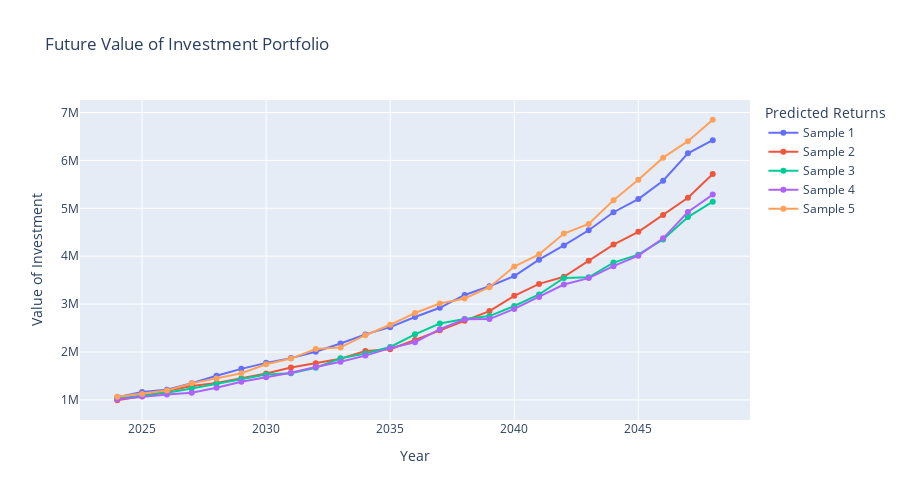

The code cell stored with this chart in its notebook:
### Code cell
#enter the investor type (aggressive, moderate, conservative or nervous), the initial investment, and the number of years to forecast
forecast_values = retirement_forecast(moderate,950000,25)

#create a plot of the future values of the investment
fig = px.line(forecast_values.iloc[:, :5], title=f'Future Value of Investment Portfolio',
            #name the key for the legend
            labels={'value':'Value of Investment', 'Year':'Year'},
            width=900, height=500, markers=True)
fig.update_layout(
    legend_title="Predicted Returns",
    hoverlabel=dict(
        bgcolor="white")
    )
fig.show()
#print the highest and lowest investment value for the final year, in addition to the average return rate
final_year = forecast_values.index[-1]
highest_value = forecast_values.iloc[-1, :5].max()
lowest_value = forecast_values.iloc[-1, :5].min()
average_value = (highest_value + lowest_value)/2
return_forecast = (forecast_values['Avg. Return'].mean())*100
print(f'The highest projected value in {final_year} is: ${highest_value:,.0f}')
print(f'The lowest projected value in {final_year} is: ${lowest_value:,.0f}')
print(f'The average projected value in {final_year} is: ${average_value:,.0f}')
print(f'The average return rate for the portfolio is: {return_forecast:.2f}%')

### Figure 1 — Plotly figure (JSON) as saved in the notebook; plotly's stock layout.template omitted (floating-point values rounded to 4 significant figures)
{"data": [{"hovertemplate": "variable=Sample 1<br>Year=%{x}<br>Value of Investment=%{y}<extra></extra>", "legendgroup": "Sample 1", "line": {"color": "#636efa", "dash": "solid"}, "marker": {"symbol": "circle"}, "mode": "markers+lines", "name": "Sample 1", "orientation": "v", "showlegend": true, "type": "scatter", "x": [2024, 2025, 2026, 2027, 2028, 2029, 2030, 2031, 2032, 2033, 2034, 2035, 2036, 2037, 2038, 2039, 2040, 2041, 2042, 2043, 2044, 2045, 2046, 2047, 2048], "xaxis": "x", "y": [1055000.0, 1163000.0, 1211000.0, 1347000.0, 1503000.0, 1648000.0, 1773000.0, 1872000.0, 2004000.0, 2177000.0, 2367000.0, 2519000.0, 2730000.0, 2923000.0, 3190000.0, 3372000.0, 3584000.0, 3926000.0, 4224000.0, 4542000.0, 4918000.0, 5193000.0, 5575000.0, 6148000.0, 6423000.0], "yaxis": "y"}, {"hovertemplate": "variable=Sample 2<br>Year=%{x}<br>Value of Investment=%{y}<extra></extra>", "legendgroup": "Sample 2", "line": {"color": "#EF553B", "dash": "solid"}, "marker": {"symbol": "circle"}, "mode": "markers+lines", "name": "Sample 2", "orientation": "v", "showlegend": true, "type": "scatter", "x": [2024, 2025, 2026, 2027, 2028, 2029, 2030, 2031, 2032, 2033, 2034, 2035, 2036, 2037, 2038, 2039, 2040, 2041, 2042, 2043, 2044, 2045, 2046, 2047, 2048], "xaxis": "x", "y": [992600.0, 1078000.0, 1187000.0, 1292000.0, 1352000.0, 1449000.0, 1552000.0, 1675000.0, 1763000.0, 1861000.0, 2023000.0, 2059000.0, 2250000.0, 2453000.0, 2652000.0, 2853000.0, 3174000.0, 3422000.0, 3569000.0, 3904000.0, 4243000.0, 4509000.0, 4862000.0, 5220000.0, 5718000.0], "yaxis": "y"}, {"hovertemplate": "variable=Sample 3<br>Year=%{x}<br>Value of Investment=%{y}<extra></extra>", "legendgroup": "Sample 3", "line": {"color": "#00cc96", "dash": "solid"}, "marker": {"symbol": "circle"}, "mode": "markers+lines", "name": "Sample 3", "orientation": "v", "showlegend": true, "type": "scatter", "x": [2024, 2025, 2026, 2027, 2028, 2029, 2030, 2031, 2032, 2033, 2034, 2035, 2036, 2037, 2038, 2039, 2040, 2041, 2042, 2043, 2044, 2045, 2046, 2047, 2048], "xaxis": "x", "y": [1030000.0, 1090000.0, 1148000.0, 1240000.0, 1335000.0, 1439000.0, 1528000.0, 1558000.0, 1672000.0, 1867000.0, 1970000.0, 2104000.0, 2368000.0, 2593000.0, 2690000.0, 2750000.0, 2961000.0, 3201000.0, 3545000.0, 3560000.0, 3867000.0, 4032000.0, 4349000.0, 4816000.0, 5138000.0], "yaxis": "y"}, {"hovertemplate": "variable=Sample 4<br>Year=%{x}<br>Value of Investment=%{y}<extra></extra>", "legendgroup": "Sample 4", "line": {"color": "#ab63fa", "dash": "solid"}, "marker": {"symbol": "circle"}, "mode": "markers+lines", "name": "Sample 4", "orientation": "v", "showlegend": true, "type": "scatter", "x": [2024, 2025, 2026, 2027, 2028, 2029, 2030, 2031, 2032, 2033, 2034, 2035, 2036, 2037, 2038, 2039, 2040, 2041, 2042, 2043, 2044, 2045, 2046, 2047, 2048], "xaxis": "x", "y": [1013000.0, 1068000.0, 1114000.0, 1149000.0, 1255000.0, 1379000.0, 1472000.0, 1567000.0, 1686000.0, 1795000.0, 1925000.0, 2081000.0, 2202000.0, 2476000.0, 2684000.0, 2687000.0, 2900000.0, 3149000.0, 3408000.0, 3543000.0, 3792000.0, 4011000.0, 4373000.0, 4922000.0, 5287000.0], "yaxis": "y"}, {"hovertemplate": "variable=Sample 5<br>Year=%{x}<br>Value of Investment=%{y}<extra></extra>", "legendgroup": "Sample 5", "line": {"color": "#FFA15A", "dash": "solid"}, "marker": {"symbol": "circle"}, "mode": "markers+lines", "name": "Sample 5", "orientation": "v", "showlegend": true, "type": "scatter", "x": [2024, 2025, 2026, 2027, 2028, 2029, 2030, 2031, 2032, 2033, 2034, 2035, 2036, 2037, 2038, 2039, 2040, 2041, 2042, 2043, 2044, 2045, 2046, 2047, 2048], "xaxis": "x", "y": [1065000.0, 1125000.0, 1198000.0, 1345000.0, 1449000.0, 1556000.0, 1744000.0, 1863000.0, 2062000.0, 2096000.0, 2350000.0, 2568000.0, 2814000.0, 3013000.0, 3116000.0, 3352000.0, 3785000.0, 4038000.0, 4472000.0, 4672000.0, 5166000.0, 5594000.0, 6057000.0, 6401000.0, 6849000.0], "yaxis": "y"}], "layout": {"height": 500, "hoverlabel": {"bgcolor": "white"}, "legend": {"title": {"text": "Predicted Returns"}, "tracegroupgap": 0}, "title": {"text": "Future Value of Investment Portfolio"}, "width": 900, "xaxis": {"anchor": "y", "domain": [0, 1], "title": {"text": "Year"}}, "yaxis": {"anchor": "x", "domain": [0, 1], "title": {"text": "Value of Investment"}}}}
